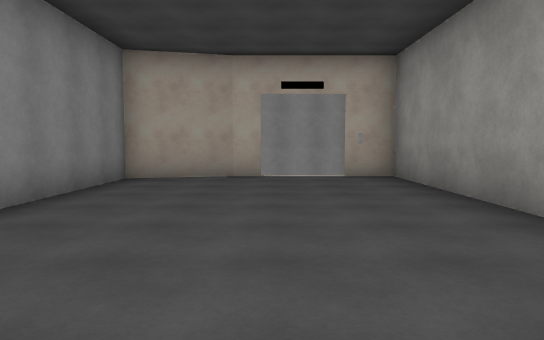
View 1 (above)

12 first-person views from a walk through a scene from a Unity 3-D project. The camera is 1.4 m above the floor, tilts 4° down and sees 70° across. Doors are open. The floor is counted in squares, 2 m on a side. Each view is taken from the middle of a square. On the plan, view 1 faces up. The plan holds only what a view shows up to about 11 squares ahead; the rest is blank. The player character is not drawn. Surface patterns are stand-ins for the level's own textures.

View 2
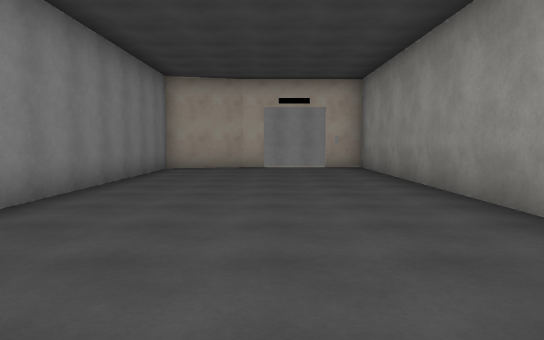

View 3
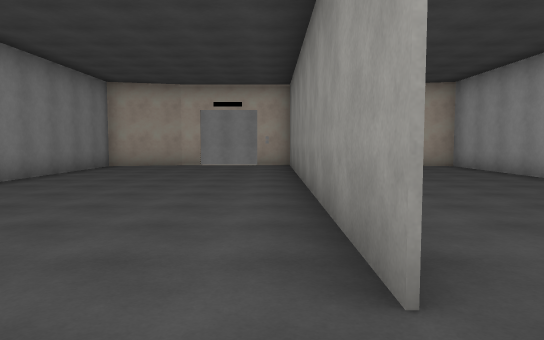

View 4
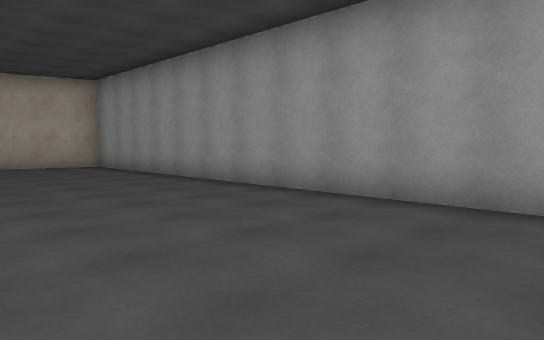

View 5
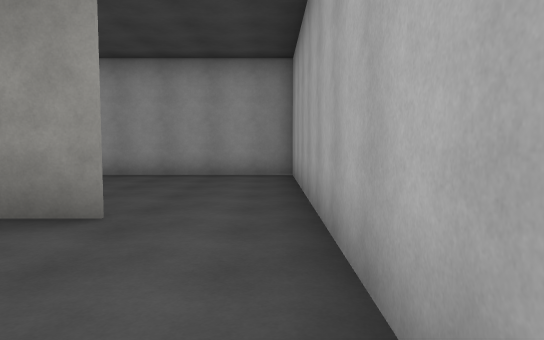

View 6
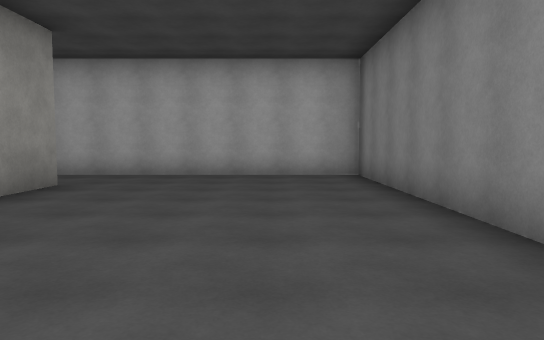

View 7
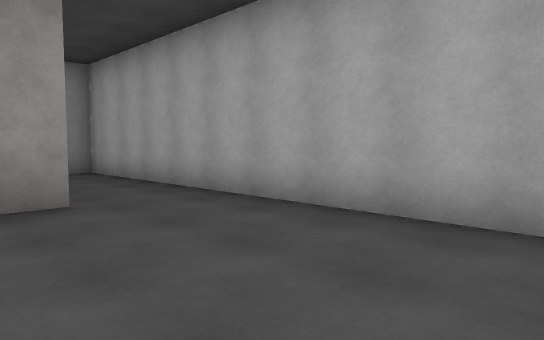

View 8
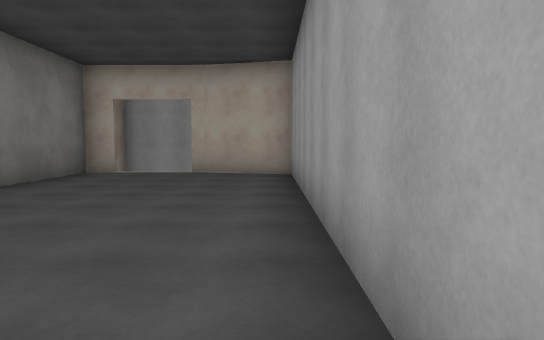

View 9
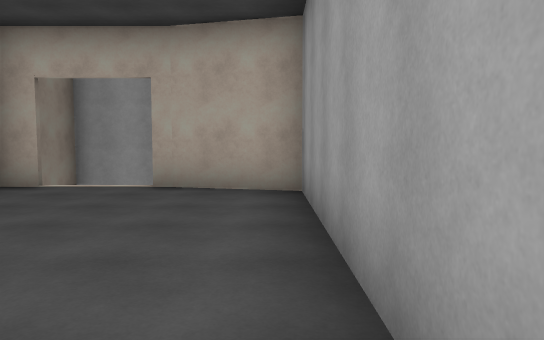

View 10
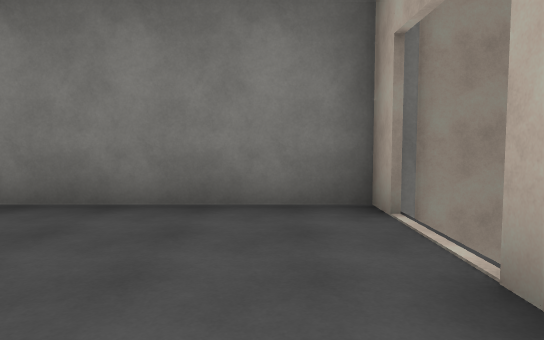

View 11
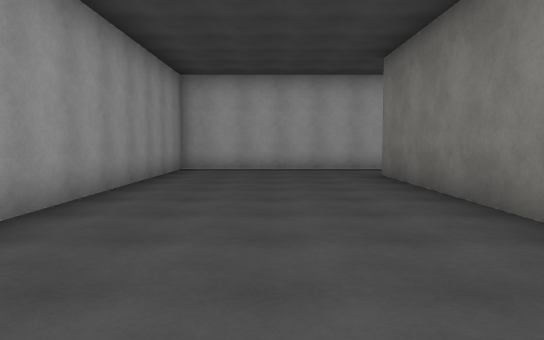

View 12
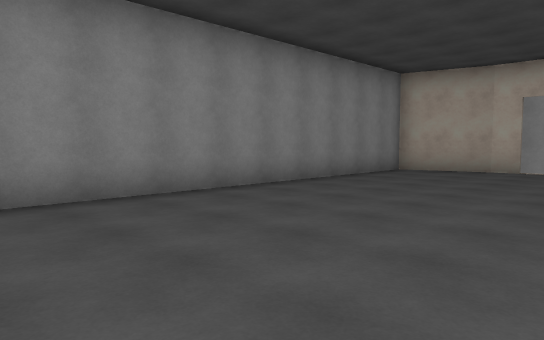

### Floor plan
Ten units are one square. View 1 is at (0, 0); x grows to the right and y downward. Boxes are objects, and circles mark ways between rooms. Rooms are numbered by the first view taken in them; rooms with no view inside come last. Other rooms are left out.
<svg viewBox="-34 -113 113 163">
<path fill="none" stroke="#000" d="M26 25 26 -82M-1 -81 -9 -81M-8 -81 -29 -76 -29 45 25 45M34 -81 15 -81M55 -81 50 -81M25 45 74 45 74 -76 54 -81M26 -108 26 25"/>
<circle cx="30" cy="35" r="3" fill="#2a7"/>
<text x="0" y="-20">1</text>
<text x="50" y="-20">2</text>
</svg>
Room 1 opens to room 2.

Where each view was taken, in squares from view 1:
view 1: 0 up, 0 right, facing up
view 2: 3 down, 0 right, facing up
view 3: 4 down, 2 right, facing up
view 4: 4 down, 3 right, facing up-right
view 5: 4 down, 1 left, facing right
view 6: 4 up, 1 left, facing down
view 7: 1 down, 2 left, facing down-right
view 8: 1 down, 7 right, facing up
view 9: 2 up, 7 right, facing up
view 10: 7 up, 7 right, facing left
view 11: 6 up, 5 right, facing down
view 12: 2 down, 2 right, facing up-left
